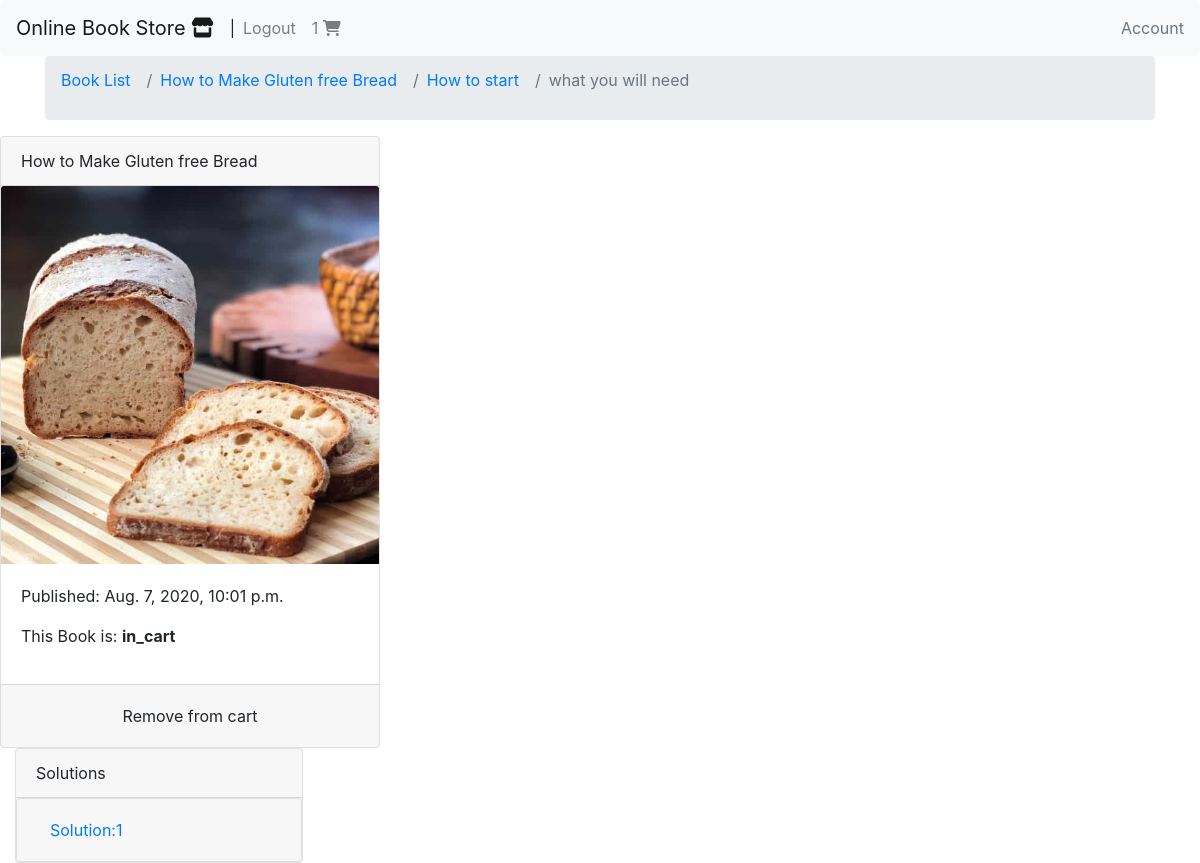
Page /HowtomakeGlutenfree/1/1/ (signed in) on the committed database.
### shopping_cart/models.py (models this page shows, shortened)
class Order(models.Model):
    user = models.ForeignKey(settings.AUTH_USER_MODEL,
                             on_delete=models.CASCADE)
    is_ordered = models.BooleanField(default=False)
    items = models.ManyToManyField(OrderItem)
    ref_code = models.CharField(max_length=50)

### books/models.py (models this page shows, shortened)
class Exercise(models.Model):
    chapter = models.ForeignKey(Chapter, on_delete=models.CASCADE)
    exercise_number = models.IntegerField()
    page_number = models.IntegerField()
    title = models.CharField(max_length=100)

class Chapter(models.Model):
    book = models.ForeignKey(Book, on_delete=models.CASCADE)
    chapter_number = models.IntegerField()
    title = models.CharField(max_length=100)
    def get_absolute_url(self):
        return reverse('books:chapter-detail', kwargs={
            'book_slug': self.book.slug,
            'chapter_number': self.chapter_number
        })

class Book(models.Model):
    authors = models.ManyToManyField(Author)
    title = models.CharField(max_length=100)
    publication_date = models.DateTimeField()
    isbn = models.CharField(max_length=16)
    slug = models.SlugField()
    cover = models.ImageField()
    price = models.FloatField()
    def get_absolute_url(self):
        return reverse('books:book-detail', kwargs={
            'slug': self.slug
        })

class Solution(models.Model):
    exercise = models.ForeignKey(Exercise, on_delete=models.CASCADE)
    solution_number = models.IntegerField()
    image = models.ImageField()

### books/views.py (the view)
# urls.py: path('<book_slug>/<int:chapter_number>/<int:exercise_number>/', exercise_detail, name='exercise-detail')
@login_required(redirect_field_name='/accounts/login')
def exercise_detail(request, book_slug, chapter_number, exercise_number):
    exercise_qs = Exercise.objects \
        .filter(chapter__book__slug=book_slug) \
        .filter(chapter__chapter_number=chapter_number) \
        .filter(exercise_number=exercise_number)
    exercise = exercise_qs[0]
    book_status = check_book_relationship(request, exercise.chapter.book)
    if exercise_qs.exists():
        context = {
            'exercise': exercise_qs[0],
            'book_status': book_status
        }
        return render(request, "exercise_detail.html", context)
    return Http404

### books/models.py (called while the page is built)
    def book_list(self):
        return self.books.all()

### books/views.py (called while the page is built)
def check_book_relationship(request, book):
    if book in request.user.userlibrary.book_list():
        return OWNED
    order_qs = Order.objects.filter(user=request.user, is_ordered=False)
    if order_qs.exists():
        order = order_qs[0]
        order_item_qs = OrderItem.objects.filter(book=book)
        if order_item_qs.exists():
            order_item = order_item_qs[0]
            if order_item in order.items.all():
                return IN_CART
    return NOT_IN_CART

### shopping_cart/templatetags/cart_template_tags.py (called while the page is built)
@register.filter
def cart_item_count(user):
    if user.is_authenticated:
        qs = Order.objects.filter(user=user, is_ordered=False)
        if qs.exists():
            return qs[0].items.count()
        pass
    return 0

### books/templates/exercise_detail.html (shortened to what this page needs)
{% extends 'base.html' %}
{% block breadcrumb %}
<li class="breadcrumb-item" aria-current="page">
    <a href="{% url 'books:book-list' %}">Book List</a>
</li>
<li class="breadcrumb-item" aria-current="page">
    <p><a href="{{ exercise.chapter.book.get_absolute_url }}">
        {{ exercise.chapter.book.title}}</a></p>
</li>
<li class="breadcrumb-item active" aria-current="page">
    <p><a href="{{ exercise.chapter.get_absolute_url }}">
    {{ exercise.chapter.title }}</a></p>
</li>
<li class="breadcrumb-item active" aria-current="page">
    {{ exercise.title }}
</li>
{% endblock %}
{% block content %}
<div class='row'>
    <main class='col-md-4'>
      {% include 'book_snippet.html' with book=exercise.chapter.book %}
    <aside class='col-md-8'>
        <div class="card" style="width: 18rem;">
            <div class="card-header">
            Solutions
            </div>
            {% for solution in exercise.solution_set.all %}
            <div class="accordion" id="toggle{{ solution.solution_number }}">
                <div class="card">
                  <div class="card-header" id="heading-{{ solution.solution_number }}">
                    <h2 class="mb-0">
                      <button class="btn btn-link btn-block text-left" type="button" data-toggle="collapse" data-target="#collapse-{{ solution.solution_number }}" aria-expanded="true" aria-controls="collapse-{{ solution.solution_number }}">
                        Solution:{{ solution.solution_number }}
                      </button>
                    </h2>
                  </div>
            </div>
                </div>
              </div>
            {% endfor %}
    </aside>
{% endblock %}

### books/templates/base.html (shortened to what this page needs)
<html>
    <head>
        <link rel="stylesheet" href="https://maxcdn.bootstrapcdn.com/bootstrap/4.0.0/css/bootstrap.min.css">
        <link rel="stylesheet" href="https://stackpath.bootstrapcdn.com/bootstrap/4.5.0/css/bootstrap.min.css">
    </head>
    {% include 'navbar.html' with book=book %}
    <body>
       <div class='container'>
          <nav aria-label="breadcrumb">
            <ol class="breadcrumb">
                {% block breadcrumb %}
              {% endblock breadcrumb %}
            </ol>
          </nav>
        </div>
        {% block content %}
        {% endblock %}
    </body>
</html>

### books/templates/navbar.html (shortened to what this page needs)
{% load cart_template_tags %}
<nav class="navbar navbar-expand-lg navbar-light bg-light rounded">
<a class="navbar-brand" href="{% url 'books:book-list' %}">Online Book Store <i class="fas fa-store"></i></a>|
<div class="collapse navbar-collapse" id="navbarsExample09">
    <ul class="navbar-nav mr-auto">
    {% if request.user.is_authenticated %}
    <li class="nav-item">
        <a class="nav-link" href="{% url 'account_logout' %}">Logout</a>
    </li>
    <li class="nav-item">
        <a class="nav-link" href="{% url 'cart:order-summary' %}">
        {{ request.user|cart_item_count }}
        <i class="fas fa-shopping-cart"></i>
        </a>
    </li>
    {% endif %}
    </ul>
    <a class="text-muted" href="{% url 'cart:profile' %}">Account</a>
</div>
</nav>

### books/templates/book_snippet.html
<div class="card">
  <div class="card-header">{{ book.title }}</div>
  <img src="{{ book.cover.url }}" class="card-img-top" alt="...">
  <div class="card-body">
      <p class="card-text">Published: {{ book.publication_date }}</p>
      <p>This Book is: <b>{{ book_status }}</b></p>
  </div>
  {% if book_status != 'owned' %}
      <div class="card-footer">
      {% if book_status == 'in_cart' %}
      <a href="{% url 'cart:remove-from-cart' book.slug %}" class="btn btn-default btn-block">
          Remove from cart
      </a>
      {% else %}
      <a href="{% url 'cart:add-to-cart' book.slug %}" class="btn btn-warning btn-block">
          Add to cart
      </a>
      {% endif %}
      </div>
  {% endif %}
</div>
</div>

### rows in the picture
Exercise: chapter.book "How to Make Gluten free Bread", chapter "How to start", title "what you will need"
Book: title "How to Make Gluten free Bread", cover (picture), publication_date "Aug. 7, 2020, 10:01 p.m."
Solution: solution_number "1"

### other values in the picture
{{ request.user|cart_item_count }} "1"
{{ book_status }} "in_cart"
